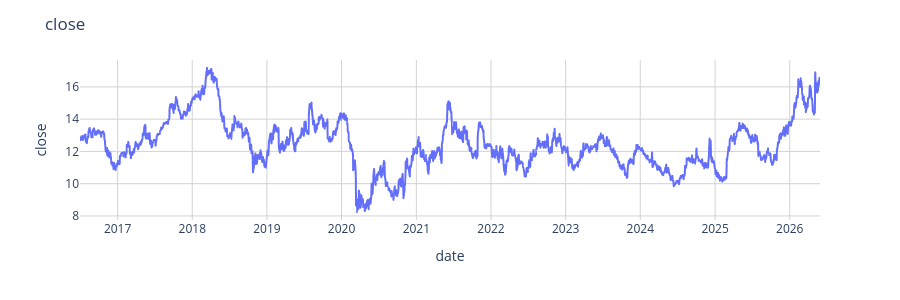
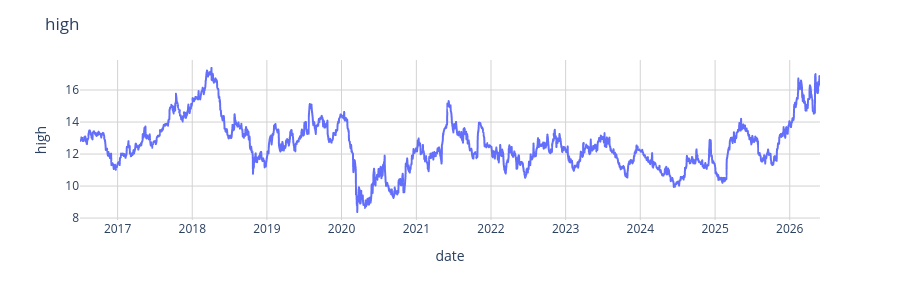
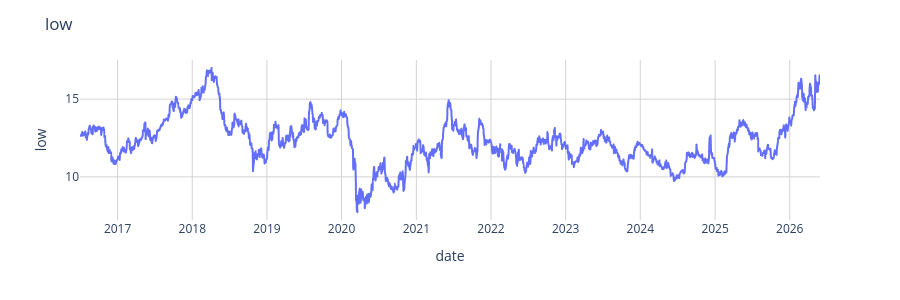
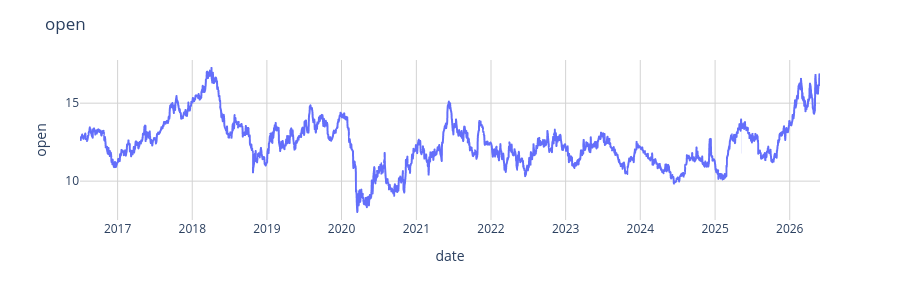

Source (notebook cell) for these figures, in order:
### Code cell
gerar_graficos(vars = ['close', 'high', 'low', 'open', 'volume'])

### Figure 1 — Plotly figure (JSON) as saved in the notebook; plotly's stock layout.template omitted (floating-point values rounded to 4 significant figures; data arrays with more than 128 entries replaced by an {"elided": "..."} marker saying what was removed)
{"data": [{"hovertemplate": "date=%{x}<br>close=%{y}<extra></extra>", "legendgroup": "", "line": {"color": "#636efa", "dash": "solid"}, "marker": {"symbol": "circle"}, "mode": "lines", "name": "", "showlegend": false, "type": "scattergl", "x": {"elided": "2469 str values"}, "xaxis": "x", "y": {"elided": "2469 float values"}, "yaxis": "y"}], "layout": {"height": 300, "legend": {"tracegroupgap": 0}, "margin": {"t": 60}, "plot_bgcolor": "white", "title": {"text": "close"}, "xaxis": {"anchor": "y", "domain": [0, 1], "gridcolor": "lightgray", "gridwidth": 1, "showgrid": true, "title": {"text": "date"}}, "yaxis": {"anchor": "x", "domain": [0, 1], "gridcolor": "lightgray", "gridwidth": 1, "showgrid": true, "title": {"text": "close"}}}}

### Figure 2 — Plotly figure (JSON) as saved in the notebook; plotly's stock layout.template omitted (floating-point values rounded to 4 significant figures; data arrays with more than 128 entries replaced by an {"elided": "..."} marker saying what was removed)
{"data": [{"hovertemplate": "date=%{x}<br>high=%{y}<extra></extra>", "legendgroup": "", "line": {"color": "#636efa", "dash": "solid"}, "marker": {"symbol": "circle"}, "mode": "lines", "name": "", "showlegend": false, "type": "scattergl", "x": {"elided": "2469 str values"}, "xaxis": "x", "y": {"elided": "2469 float values"}, "yaxis": "y"}], "layout": {"height": 300, "legend": {"tracegroupgap": 0}, "margin": {"t": 60}, "plot_bgcolor": "white", "title": {"text": "high"}, "xaxis": {"anchor": "y", "domain": [0, 1], "gridcolor": "lightgray", "gridwidth": 1, "showgrid": true, "title": {"text": "date"}}, "yaxis": {"anchor": "x", "domain": [0, 1], "gridcolor": "lightgray", "gridwidth": 1, "showgrid": true, "title": {"text": "high"}}}}

### Figure 3 — Plotly figure (JSON) as saved in the notebook; plotly's stock layout.template omitted (floating-point values rounded to 4 significant figures; data arrays with more than 128 entries replaced by an {"elided": "..."} marker saying what was removed)
{"data": [{"hovertemplate": "date=%{x}<br>low=%{y}<extra></extra>", "legendgroup": "", "line": {"color": "#636efa", "dash": "solid"}, "marker": {"symbol": "circle"}, "mode": "lines", "name": "", "showlegend": false, "type": "scattergl", "x": {"elided": "2469 str values"}, "xaxis": "x", "y": {"elided": "2469 float values"}, "yaxis": "y"}], "layout": {"height": 300, "legend": {"tracegroupgap": 0}, "margin": {"t": 60}, "plot_bgcolor": "white", "title": {"text": "low"}, "xaxis": {"anchor": "y", "domain": [0, 1], "gridcolor": "lightgray", "gridwidth": 1, "showgrid": true, "title": {"text": "date"}}, "yaxis": {"anchor": "x", "domain": [0, 1], "gridcolor": "lightgray", "gridwidth": 1, "showgrid": true, "title": {"text": "low"}}}}

### Figure 4 — Plotly figure (JSON) as saved in the notebook; plotly's stock layout.template omitted (floating-point values rounded to 4 significant figures; data arrays with more than 128 entries replaced by an {"elided": "..."} marker saying what was removed)
{"data": [{"hovertemplate": "date=%{x}<br>open=%{y}<extra></extra>", "legendgroup": "", "line": {"color": "#636efa", "dash": "solid"}, "marker": {"symbol": "circle"}, "mode": "lines", "name": "", "showlegend": false, "type": "scattergl", "x": {"elided": "2469 str values"}, "xaxis": "x", "y": {"elided": "2469 float values"}, "yaxis": "y"}], "layout": {"height": 300, "legend": {"tracegroupgap": 0}, "margin": {"t": 60}, "plot_bgcolor": "white", "title": {"text": "open"}, "xaxis": {"anchor": "y", "domain": [0, 1], "gridcolor": "lightgray", "gridwidth": 1, "showgrid": true, "title": {"text": "date"}}, "yaxis": {"anchor": "x", "domain": [0, 1], "gridcolor": "lightgray", "gridwidth": 1, "showgrid": true, "title": {"text": "open"}}}}
